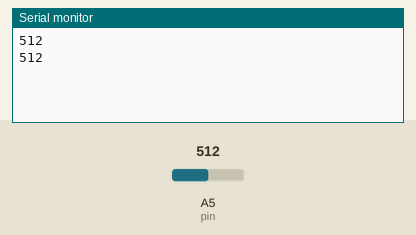
Simulated run of this sketch. Board: Arduino Uno, built with avr-gcc and run on an emulated ATmega328P. Shown: the last lines printed to the serial monitor. Inputs (shaded band) come from the test bench; at power-on: A5 (pin) = 512.

Above: at 1.8 s.
1.9 s: A5 (pin) set to 716
At 2.8 s:
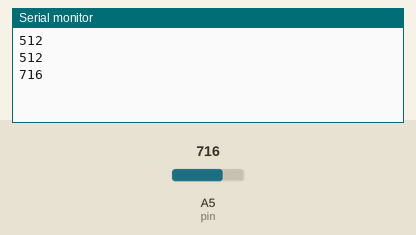
3.4 s: A5 (pin) set to 900
At 4.8 s:
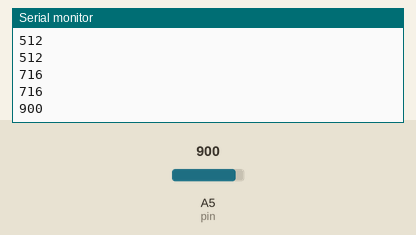
Timing chart, 0 to 6.4 s (numbered marks = the images above; inputs shaded):
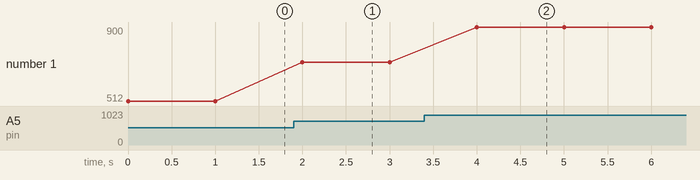

The sketch:

IR_sensor_int.ino
```cpp
#define pin A5
int data;
//int data;
void setup()
{
pinMode(pin,INPUT);
Serial.begin(9600);
}

void loop() {
  // put your main code here, to run repeatedly:
//data=digitalRead(pin);
data=analogRead(pin);
Serial.println(data);
delay(1000);
}
```

Measured:
- after the input at 1.9 s, the serial monitor: prints a new line after 0.10 s (image 1)
- after the input at 3.4 s, the serial monitor: prints a new line after 0.60 s (image 2)
- plotted number 1: 512 → 716 after the input at 1.9 s, 716 → 900 after the input at 3.4 s
